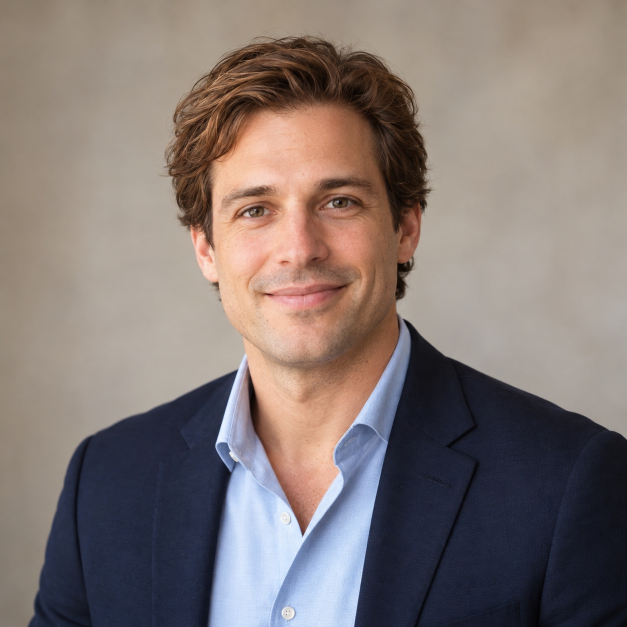
#> input picture assets/photo.jpg, 1254 x 1254 px (shown at 1/2 size)
$ python -i photo.py   (imports and definitions only)
#> lines starting #> are read from the running program, lines starting #| are printed output that depends on the picture
"""The CV's photo, cropped to a square around the face so every output frames it the same way."""

from pathlib import Path
from functools import cache

import cv2
import cv2.data

SIDE = 480  # px: sharp at 2x in the page and at 300 dpi in print
ZOOM = 1.8  # the square's side as a multiple of the face's width: head and shoulders, not the whole picture
MIN_ZOOM = 1.3  # the tightest crop worth making to keep the face centered


def face_center(img: cv2.typing.MatLike) -> tuple[float, float, float] | None:
    """The middle and width of the largest face, or None when there is none."""
    cascade = cv2.CascadeClassifier(cv2.data.haarcascades + "haarcascade_frontalface_default.xml")
    gray = cv2.equalizeHist(cv2.cvtColor(img, cv2.COLOR_BGR2GRAY))
    faces = cascade.detectMultiScale(
        gray, scaleFactor=1.1, minNeighbors=6, minSize=(max(40, min(gray.shape) // 12),) * 2
    )
    if not len(faces):
        return None
    x, y, w, h = max(faces, key=lambda f: f[2] * f[3])
    return x + w / 2, y + h / 2, float(w)


def square(img: cv2.typing.MatLike) -> cv2.typing.MatLike:
    """A square centered exactly on the face (about ZOOM face widths wide), as large as fits around that center.

    A face near an edge gets a tighter square rather than being shifted off-center; the square never gets tighter
    than MIN_ZOOM face widths, below which the face is moved off-center instead. Without a face: the middle square.
    """
    height, width = img.shape[:2]
    face = face_center(img)
    cx, cy, w = face if face else (width / 2, height / 2, float(max(width, height)))
    fit = 2 * min(cx, width - cx, cy, height - cy)  # the biggest square centered on the face that stays in the picture
    side = round(min(width, height, w * ZOOM, max(fit, w * MIN_ZOOM)))
    left = round(min(max(cx - side / 2, 0), width - side))
    top = round(min(max(cy - side / 2, 0), height - side))
    return img[top : top + side, left : left + side]


@cache
def portrait(path: Path) -> bytes:
    """A JPEG of the photo at `path`, square around the face and no bigger than SIDE px."""
    img = cv2.imread(str(path))
    if img is None:
        raise ValueError(f"cannot read the photo {path}")
    crop = square(img)
    if crop.shape[0] > SIDE:
        crop = cv2.resize(crop, (SIDE, SIDE), interpolation=cv2.INTER_AREA)
    ok, jpeg = cv2.imencode(".jpg", crop, [cv2.IMWRITE_JPEG_QUALITY, 90])
    if not ok:
        raise ValueError(f"cannot encode the photo {path}")
    return jpeg.tobytes()

>>> import cv2
>>> picture = cv2.imread('../../assets/photo.jpg')
#> picture is the input picture: shape (1254, 1254, 3); mean B, G, R 115.4, 119, 130.8
>>> result = square(picture)
#> in face_center, `gray = cv2.equalizeHist(cv2.cvtColor(img, cv2.COLOR_BGR2GRAY))`:
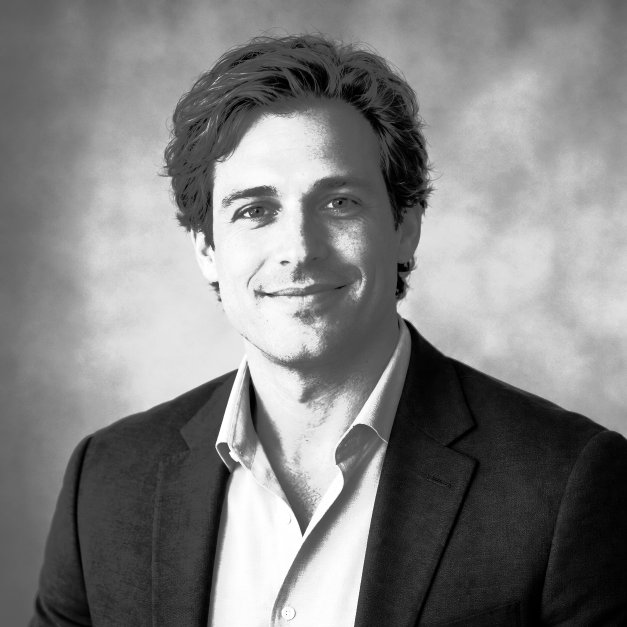
#> gray: shape (1254, 1254) (shown at 1/2 size); min 0, max 255, mean 128.7
#> in face_center, `faces = cascade.detectMultiScale( gray, scaleFactor=1.1, minNeighbors=..`: faces = [[363, 238, 458, 458]]
#> in face_center, `x, y, w, h = max(faces, key=lambda f: f[2] * f[3])`: x = 363; y = 238; w = 458
#> in square, `face = face_center(img)`: face = (592, 467, 458)
#> in square, `cx, cy, w = face if face else (width / 2, height / 2, float(max(width,..`: cx = 592; cy = 467; w = 458
#> in square, `fit = 2 * min(cx, width - cx, cy, height - cy)`: fit = 934
#> in square, `side = round(min(width, height, w * ZOOM, max(fit, w * MIN_ZOOM)))`: side = 824
#> in square, `left = round(min(max(cx - side / 2, 0), width - side))`: left = 180
#> in square, `top = round(min(max(cy - side / 2, 0), height - side))`: top = 55
#> in square, `return img[top : top + side, left : left + side]`:
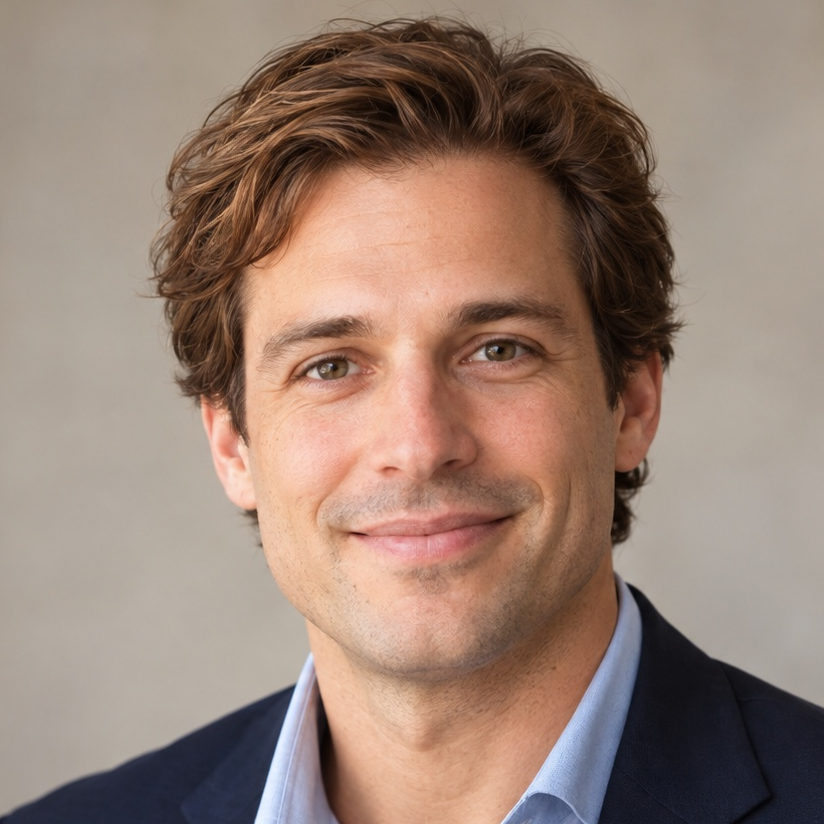
#> returned value: shape (824, 824, 3); mean of channels 0, 1, 2 116.8, 129.5, 152.5; drawn as B, G, R
